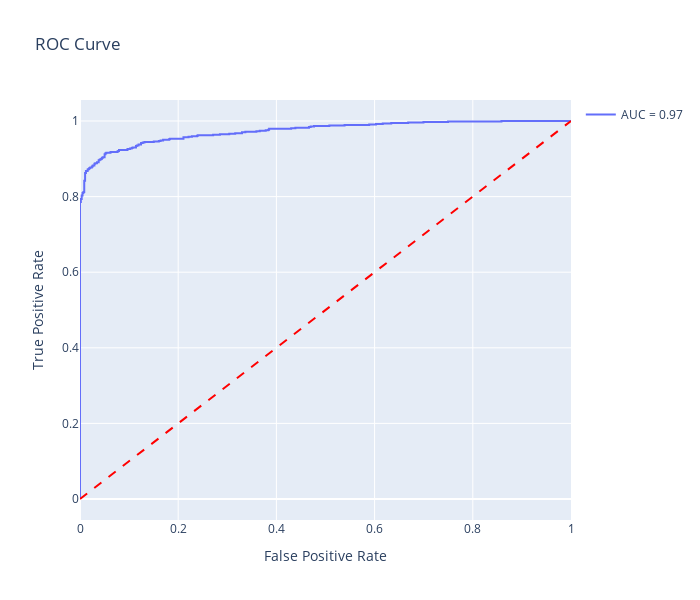

The cell this chart's notebook holds for it:
### Markdown cell above
### 7 . **Evaluating the LightGBM Model**

#### Objectives:

1. **Comprehensive Evaluation**:
   - Use a custom `ModelEvaluator` class to calculate and display key evaluation metrics, plot the confusion matrix, and visualize the ROC curve.
2. **Key Metrics**:
   - Metrics such as precision, recall, F1 score, and AUC-ROC will help assess model performance comprehensively.
   - The confusion matrix provides a clear view of true positives, false positives, true negatives, and false negatives.
3. **Visualization**:
   - The ROC curve visually illustrates the trade-off between sensitivity and specificity.

### Code cell
# Initialize the evaluator with predictions
evaluator = ModelEvaluator(y_true=y_valid, y_pred=y_pred, y_proba=clf.predict_proba(X_valid)[:, 1])

# Display scores
evaluator.display_scores()

# Plot the confusion matrix
evaluator.plot_confusion_matrix()

# Plot the ROC curve
evaluator.plot_roc_curve()

### Figure 1 — Plotly figure (JSON) as saved in the notebook; plotly's stock layout.template omitted (floating-point values rounded to 4 significant figures; data arrays with more than 128 entries replaced by an {"elided": "..."} marker saying what was removed)
{"data": [{"mode": "lines", "name": "AUC = 0.97", "type": "scatter", "x": {"elided": "176 float values"}, "y": {"elided": "176 float values"}}, {"line": {"color": "red", "dash": "dash"}, "mode": "lines", "showlegend": false, "type": "scatter", "x": [0, 1], "y": [0, 1]}], "layout": {"autosize": false, "height": 600, "showlegend": true, "title": {"text": "ROC Curve"}, "width": 700, "xaxis": {"title": {"text": "False Positive Rate"}}, "yaxis": {"title": {"text": "True Positive Rate"}}}}
